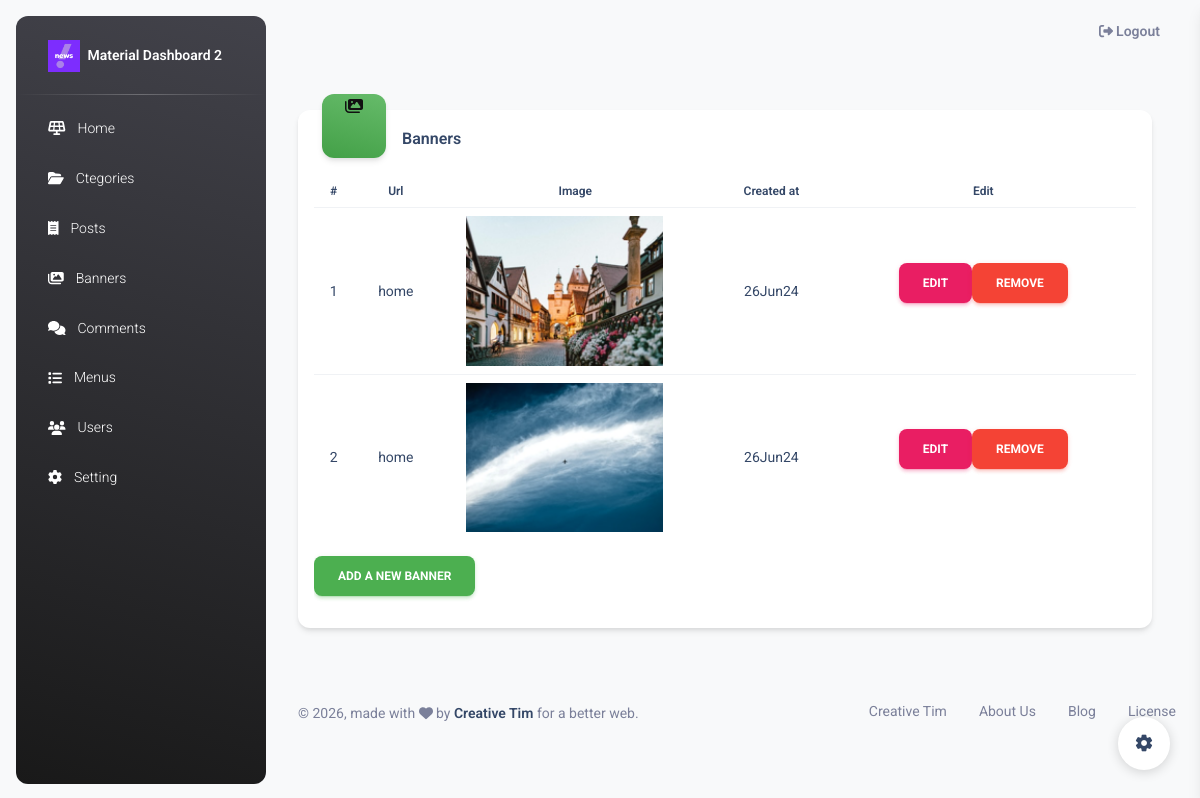
Screenshot of /admin/banner (signed in) with the database file from the repository.
### tables this page shows
CREATE TABLE `setting` (
  `id` int(10) UNSIGNED NOT NULL,
  `title` varchar(120) DEFAULT NULL,
  `description` text DEFAULT NULL,
  `keywords` text DEFAULT NULL,
  `logo` text DEFAULT NULL,
  `icon` text DEFAULT NULL,
  `created_at` datetime NOT NULL,
  `updated_at` datetime DEFAULT NULL
);

CREATE TABLE `banners` (
  `id` int(10) UNSIGNED NOT NULL,
  `image` text NOT NULL,
  `url` varchar(255) NOT NULL,
  `created_at` datetime NOT NULL,
  `updated_at` datetime DEFAULT NULL
);

### activities/Admin/Banners.php (called while the page is built, shortened)
<?php
class Banners extends Admin
{
    public function index()
    {
        $db = new Database();
        $banners = $db->select("SELECT * FROM banners");
        require_once(BASE_PATH . "/template/admin/banners/index.php");
    }
}

### index.php (called while the page is built, shortened)
<?php
require_once("database/DataBase.php");
require_once("activities/Admin/Index.php");
require_once("activities/Admin/Banners.php");
function uri($reservedUrl, $class, $method, $requestMethod = 'GET')
{
    $currentUrl = explode('?', currentUrl())[0];
    $currentUrl = str_replace(CURRENT_DOMAIN, '', $currentUrl);
    $currentUrl = trim($currentUrl, '/');
    $currentUrlArray = explode('/', $currentUrl);
    $currentUrlArray = array_filter($currentUrlArray);
    $reservedUrl = trim($reservedUrl, '/');
    $reservedUrlArray = explode('/', $reservedUrl);
    $reservedUrlArray = array_filter($reservedUrlArray);
    if (sizeof($reservedUrlArray) != sizeof($currentUrlArray) || methodField() != $requestMethod) {
        return false;
    }
    $parameters = [];
    for ($key = 0; $key < count($reservedUrlArray); $key++) {
        if ($reservedUrlArray[$key][0] == "{" && $reservedUrlArray[$key][strlen($reservedUrlArray[$key]) - 1] == "}") {
            array_push($parameters, $currentUrlArray[$key]);
        } elseif ($reservedUrlArray[$key] !=  $currentUrlArray[$key]) {
            return false;
        }
    }
    $object = new $class;
    call_user_func_array(array($object, $method), $parameters);
    exit;
}
function protocol()
{
    return strpos($_SERVER['SERVER_PROTOCOL'], "https") ? "https://" : "http://";
}
function currentDomain()
{
    return trim(protocol()) . $_SERVER['HTTP_HOST'];
}
function asset($src)
{
    return trim(CURRENT_DOMAIN, "/ ") . "/" . trim($src, "/ ");
}
function url($url)
{
    return trim(CURRENT_DOMAIN, "/ ") . "/" . trim($url, "/ ");
}
function CurrentUrl()
{
    return currentDomain() . $_SERVER['REQUEST_URI'];
}
function methodField()
{
    return $_SERVER['REQUEST_METHOD'];
}
uri("admin/banner", "Admin\banners", "index");

### database/Database.php (called while the page is built, shortened)
<?php
class Database
{
    private $connection;
    private $options = array(PDO::ATTR_ERRMODE => PDO::ERRMODE_EXCEPTION, PDO::ATTR_DEFAULT_FETCH_MODE => PDO::FETCH_ASSOC, PDO::MYSQL_ATTR_INIT_COMMAND => 'SET NAMES utf8');
    private $dbHost = DB_HOST;
    private $dbUserName = DB_USERNAME;
    private $dbName = DB_NAME;
    private $dbPassword = DB_PASSWORD;
    public function __construct()
    {
        try {
            $this->connection = new PDO("mysql:host=" . $this->dbHost . ";dbname=" . $this->dbName, $this->dbUserName, $this->dbPassword, $this->options);
        } catch (PDOException $e) {
            echo $e->getMessage();
            exit;
        }
    }
    public function select($sql, $values = null)
    {
        try {
            $sta = $this->connection->prepare($sql);
            if ($values == null) {
                $sta->execute();
            } else {
                $sta->execute($values);
            }
            return $sta->fetchAll();
        } catch (PDOException $e) {
            echo $e->getMessage();
            return false;
        }
    }
}

### template/admin/banners/index.php (the view, shortened to what this page needs)
<!DOCTYPE html>
<html lang="en">
<head>
    <?php
    require BASE_PATH . "/template/admin/layouts/head.php";
    ?>
</head>
<body class="g-sidenav-show  bg-gray-100">
    <?php require BASE_PATH . "/template/admin/layouts/aside.php" ?>
    <main class="main-content border-radius-lg ">
        <?php require BASE_PATH . "/template/admin/layouts/navbar.php"; ?>
        <div class="container-fluid py-4">
            <div class="row">
                <div class="row mt-4">
                    <div class="col-12">
                        <div class="card mb-4 ">
                            <div class="d-flex">
                                <div class="icon icon-shape icon-lg bg-gradient-success shadow text-center border-radius-xl mt-n3 ms-4">
                                    <i class="fa fa-images" aria-hidden="true"></i>
                                </div>
                                <h6 class="mt-3 mb-2 ms-3 ">Banners</h6>
                            </div>
                            <div class="card-body p-3">
                                <div class="row">
                                    <div class="col-lg-12 col-md-12">
                                        <div class="table-responsive">
                                            <table class="table align-items-center ">
                                                <tbody>
                                                    <tr>
                                                        <td class="text-center">
                                                            <div class="text-center">
                                                                <h6 class="text-xs font-weight-bold mb-0 ">#</h6>
                                                            </div>
                                                        </td>
                                                        <td class="text-center">
                                                            <div class="text-center">
                                                                <h6 class="text-xs font-weight-bold mb-0 ">Url</h6>
                                                            </div>
                                                        </td>
                                                        <td class="text-center">
                                                            <div class="text-center">
                                                                <h6 class="text-xs font-weight-bold mb-0 ">Image</h6>
                                                            </div>
                                                        </td>
                                                        <td>
                                                            <div class="text-center">
                                                                <h6 class="text-xs font-weight-bold mb-0">Created at</h6>
                                                            </div>
                                                        </td>
                                                        <td class="align-middle text-sm">
                                                            <div class="col text-center">
                                                                <h6 class="text-xs font-weight-bold mb-0 ">Edit</h6>
                                                            </div>
                                                        </td>
                                                    </tr>
                                                    <?php
                                                    $counter = 0;
                                                    foreach ($banners as $banner) {
                                                        $counter++; ?>
                                                        <tr>
                                                            <td class="text-center">
                                                                <div class="col text-center">
                                                                    <h6 class="text-sm font-weight-normal mb-0 "><?= $counter ?></h6>
                                                                </div>
                                                            </td>
                                                            <td class="text-center">
                                                                <div class="col text-center">
                                                                    <h6 class="text-sm font-weight-normal mb-0 "><a href="<?= $banner['url'] ?>"><?= $banner['url'] ?></a></h6>
                                                                </div>
                                                            </td>
                                                            <td class="text-center col-4">
                                                                <div class="col-11 text-center">
                                                                    <img src="<?= asset($banner['image']) ?>" class="col-10" alt="">
                                                                </div>
                                                            </td>
                                                            <td class="text-center">
                                                                <div class="col text-center">
                                                                    <h6 class="text-sm font-weight-normal mb-0 "><?= date("y", strtotime($banner['created_at'])) . date("M", strtotime($banner['created_at'])) . date("d", strtotime($banner['created_at'])) ?></h6>
                                                                </div>
                                                            </td>
                                                            <td class="align-middle text-sm">
                                                                <div class="col text-center">
                                                                    <h6 class="text-sm font-weight-normal mb-0 "><a href="<?= url("admin/banner/edit/" . $banner['id']) ?>" class="btn btn-primary">Edit</a><a href="<?= url("admin/banner/delete/" . $banner['id']) ?>" class="btn btn-danger" onclick="return confirm('Are you sure to delete this banner');">remove</a></h6>
                                                                </div>
                                                            </td>
                                                        </tr>
                                                    <?php } ?>
                                                </tbody>
                                            </table>
                                            <a href="<?= url("admin/banner/create") ?>" class="btn btn-success">Add a new banner</a>
                                        </div>
                                    </div>
                                </div>
                            </div>
                        </div>
                    </div>
                </div>
            </div>
            <?php require BASE_PATH . "/template/admin/layouts/footer.php"; ?>
    </main>
</body>
</html>

### template/admin/layouts/aside.php (shortened to what this page needs)
<?php
$db = new Database();
$logoImg = $db->select("SELECT * FROM setting")[0]['logo']; ?>
<aside class="sidenav navbar navbar-vertical navbar-expand-xs border-0 border-radius-xl my-3 fixed-start ms-3   bg-gradient-dark" id="sidenav-main">
    <div class="sidenav-header">
        <a class="navbar-brand m-0" href=" https://demos.creative-tim.com/material-dashboard/pages/dashboard " target="_blank">
            <img src="<?=asset($logoImg)?>" class="navbar-brand-img h-100" alt="main_logo">
            <span class="ms-1 font-weight-bold text-white">Material Dashboard 2</span>
        </a>
    </div>
    <hr class="horizontal light mt-0 mb-2">
    <div class="collapse navbar-collapse  w-auto " id="sidenav-collapse-main">
        <ul class="navbar-nav">
            <li class="nav-item">
                <a class="nav-link text-white " href="<?= url("admin") ?>">
                    <div class="text-white text-center me-2 d-flex align-items-center justify-content-center">
                        <i class="fa fa-solar-panel"></i>
                    </div>
                    <span class="nav-link-text ms-1">Home</span>
                </a>
            </li>
            <li class="nav-item">
                <a class="nav-link text-white " href="<?= url("admin/category") ?>">
                    <div class="text-white text-center me-2 d-flex align-items-center justify-content-center">
                        <i class="fa fa-folder-open"></i>
                    </div>
                    <span class="nav-link-text ms-1">Ctegories</span>
                </a>
            </li>
            <li class="nav-item">
                <a class="nav-link text-white " href="<?= url("admin/post") ?>">
                    <div class="text-white text-center me-2 d-flex align-items-center justify-content-center">
                        <i class="fa fa-receipt"></i>
                    </div>
                    <span class="nav-link-text ms-1">Posts</span>
                </a>
            </li>
            <li class="nav-item">
                <a class="nav-link text-white " href="<?= url("admin/banner") ?>">
                    <div class="text-white text-center me-2 d-flex align-items-center justify-content-center">
                        <i class="fa fa-images"></i>
                    </div>
                    <span class="nav-link-text ms-1">Banners</span>
                </a>
            </li>
            <li class="nav-item">
                <a class="nav-link text-white " href="<?= url("admin/comment") ?>">
                    <div class="text-white text-center me-2 d-flex align-items-center justify-content-center">
                        <i class="fa fa-comments"></i>
                    </div>
                    <span class="nav-link-text ms-1">Comments</span>
                </a>
            </li>
            <li class="nav-item">
                <a class="nav-link text-white " href="<?= url("admin/menu") ?>">
                    <div class="text-white text-center me-2 d-flex align-items-center justify-content-center">
                        <i class="fa fa-list"></i>
                    </div>
                    <span class="nav-link-text ms-1">Menus</span>
                </a>
            </li>
            <li class="nav-item">
                <a class="nav-link text-white " href="<?= url("admin/user") ?>">
                    <div class="text-white text-center me-2 d-flex align-items-center justify-content-center">
                        <i class="fa fa-users"></i>
                    </div>
                    <span class="nav-link-text ms-1">Users</span>
                </a>
            </li>
            <li class="nav-item">
                <a class="nav-link text-white " href="<?= url("admin/setting") ?>">
                    <div class="text-white text-center me-2 d-flex align-items-center justify-content-center">
                        <i class="fa fa-gear"></i>
                    </div>
                    <span class="nav-link-text ms-1">Setting</span>
                </a>
            </li>
        </ul>
    </div>
</aside>

### rows the page displays
setting: logo (picture)
banners: url "home", image (picture), created_at "26", created_at "Jun", created_at "24"
banners: url "home", image (picture), created_at "26", created_at "Jun", created_at "24"
